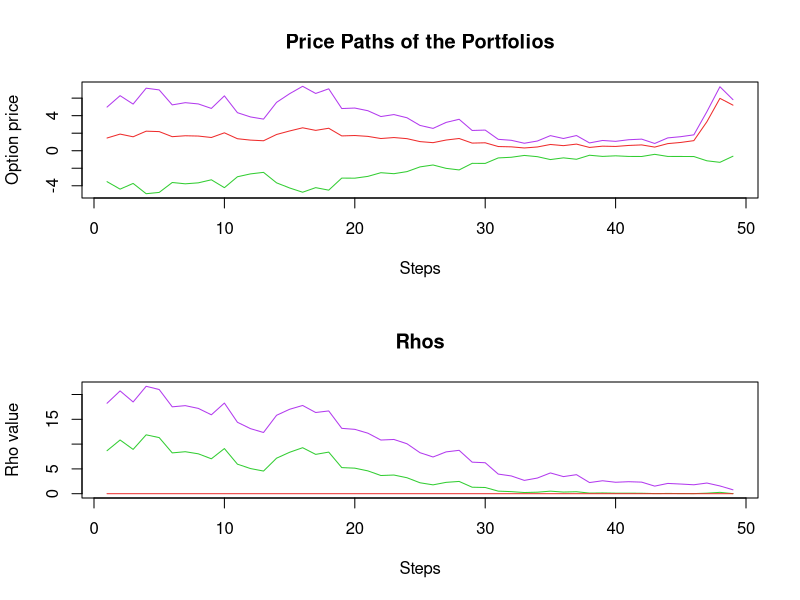
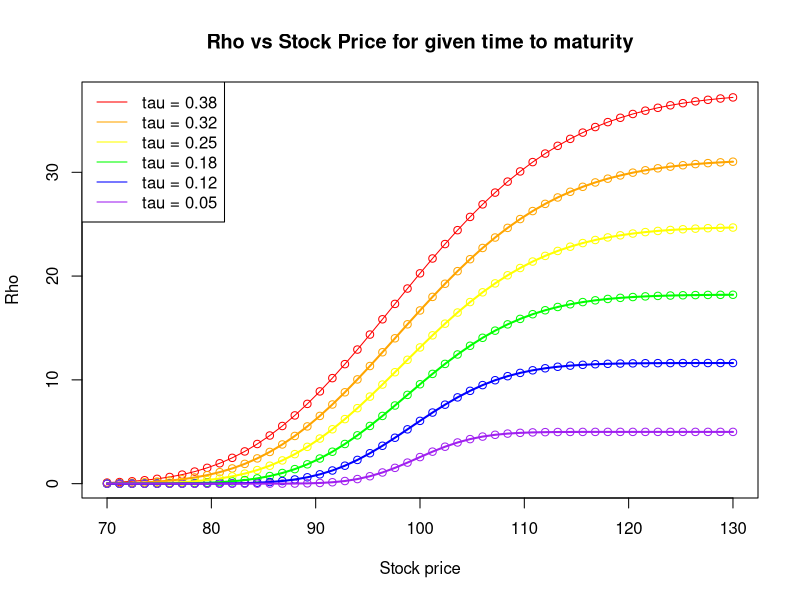

These charts were generated, in order, by the following R code:
rm(list = ls(all = TRUE))
graphics.off()

# Declare variables
n   = 50        # periods (steps)
S0  = 98        # initial stock price
sig = 0.2       # volatility
r   = 0.05      # risk-free interest rate
K1  = 100       # exercise price of call C1
K2  = 110       # exercise price of call C2
t0  = 6/52      # current time (1 week = 1/52)
mat = 26/52     # maturity


# Function for price of the call
black_scholes_call = function(S, K, Tau, r, sigma) {
                 y = (log(S/K) + (r - sigma^2/2) * Tau)/(sigma * sqrt(Tau))
                 v = S * pnorm(y + sigma * sqrt(Tau)) - exp(-r * Tau) * K * pnorm(y)
                     return(v)
}

# Function for rho
black_scholes_rho = function(S, K, Tau, r, sigma) {
              y   = (log(S/K) + (r - sigma^2/2) * Tau)/(sigma * sqrt(Tau))
              rho = K * Tau * exp(-r * Tau) * pnorm(y)
                    return(rho)
}

# Vega and delta hedging
GeneratePaths = function(S0, sig, maturity, K1, K2, r, n, t0) {
          dt 	= (maturity - t0)/n             # period between steps n 
          t 	= seq(t0, maturity, l = n)      # maturity - t0 divided in n intervals
          tau = maturity - t                  # time to maturity
  
  # Simulate the stock price path
  Wt 	= c(0, sqrt(dt) * cumsum(rnorm(n - 1, 0, 1)))
  S 	= S0 * exp((r - 0.5 * sig^2) * t + sig * Wt)


  # Compute rhos and the associated hedging costs
  C1              = black_scholes_call(S, K1, tau, r, sig)
  C2              = black_scholes_call(S, K2, tau, r, sig)
  rho1            = black_scholes_rho(S, K1, tau, r, sig)
  rho2            = black_scholes_rho(S, K2, tau, r, sig)
  rho_hedge_costs = c(-rho1[1]/rho2[1] * C2[1], -(rho1[2:n]/rho2[2:n]) * C2[2:(n)])
  rho_ptf_hedged  = C1 + rho_hedge_costs
  rho3            = rho1 + (rho_hedge_costs / C2) * rho2 

# Result
result = data.frame(C1 = C1[1:(n-1)], CumCosts = rho_hedge_costs[1:(n-1)], ptf_hedged = rho_ptf_hedged[1:(n-1)],
                    rho1 = rho1[1:(n-1)], rho2 = rho2[1:(n-1)], rho3 = rho3[1:(n-1)])
                    return(result)
}

# Run simulation of the result
sim = GeneratePaths(S0 = S0, sig = sig, maturity = mat, K1 = K1, K2 = K2, r = r, n = n, 
                    t0 = t0)

# Plot the Option prices
split.screen(c(2, 1))
screen(1)
plot(x = 1:nrow(sim), y = sim[, 1], main = "Price Paths of the Portfolios", xlab = "Steps", ylab = "Option price", 
     ylim = c(min(sim[, 1], sim[, 2], sim[, 3]), max(sim[, 1], sim[, 2], sim[, 3])), 
     type = "l", col = "darkorchid2")
lines(x = 1:nrow(sim), y = sim[, 2], col = "limegreen")
lines(x = 1:nrow(sim), y = sim[, 3], col = "firebrick2")

# Plot the rhos
screen(2)
plot(x = 1:nrow(sim), y = sim[, 4], main = "Rhos", xlab = "Steps", ylab = "Rho value", 
     ylim = c(min(sim[, 4], sim[, 5], sim[, 6]), max(sim[, 4], sim[, 5], sim[, 6])), 
     type = "l", col = "darkorchid2")
lines(x = 1:nrow(sim), y = sim[, 5], col = "limegreen")
lines(x = 1:nrow(sim), y = sim[, 6], col = "firebrick2")
par(xpd= TRUE)
legend(x=0,y =max(sim[, 4], sim[, 5], sim[, 6])*2+15, legend=c("Portfolio (Call C1)", "Rho Hedge (Call C2)", "Portfolio (Rho Hedged)"),
       lty=1, lwd=1, col=c("darkorchid2", "limegreen", "firebrick2"),bty = "n")


# Plot rho vs sigma for different time to maturities
# parameter settings
Smin   = 70         # lower bound of stock price
Smax   = 130        # upper bound of stock price
taumin = 0.05       # lower bound of time to maturity
taumax = 20/52      # upper bound of time to maturity
S0     = 98         # initial stock pricet
K      = 100        # strike price
r      = 0.05       # interest rate
sigma  = 0.2        # volatility
steps  = 50
tsteps = 5
T      = 26/52
St     = seq(Smax, Smin, by = -(Smax - Smin)/(steps))
taus   = seq(taumax, taumin, by = -(taumax - taumin)/tsteps)  # different time to maturity
rho    = matrix(0, (steps + 1), length(taus))


# Calculation of rho for the different Stock price at constant time to maturity
for (i in 1:length(taus)) {
  rho[, i] = black_scholes_rho(St, K, taus[i], r, sigma)
}
dev.new()
plot(St, rho[, 1], col = "red", xlab = "Stock price", ylab = "Rho", main = "Rho vs Stock Price for given time to maturity")
lines(St, rho[, 1], col = "red")

points(St, rho[, 2], col = "orange")
points(St, rho[, 3], col = "yellow")
points(St, rho[, 4], col = "green")
points(St, rho[, 5], col = "blue")
points(St, rho[, 6], col = "purple")

lines(St, rho[, 2], col = "orange", lwd = 2)
lines(St, rho[, 3], col = "yellow", lwd = 2)
lines(St, rho[, 4], col = "green", lwd = 2)
lines(St, rho[, 5], col = "blue", lwd = 2)
lines(St, rho[, 6], col = "purple", lwd = 2)

legend("topleft", c(paste("tau =", round(taus[1:6], digits = 2))), col = c("red","orange", "yellow", "green", "blue", "purple"), lty = 1) 
